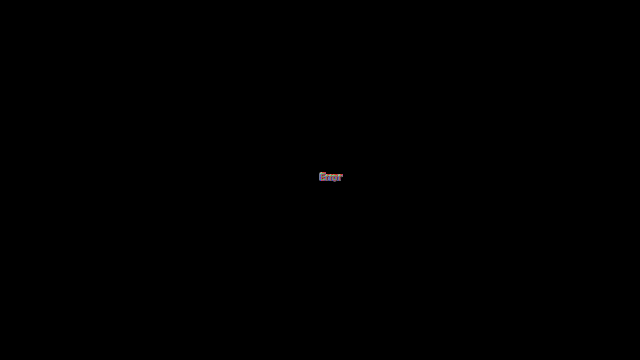
Frame 1 (no input)
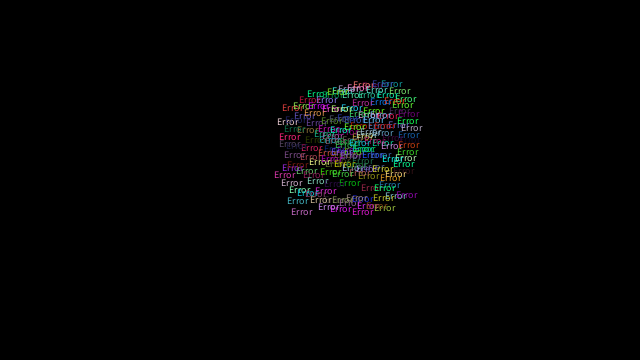
Frame 60 (the mouse pressed at the canvas centre just before this capture)
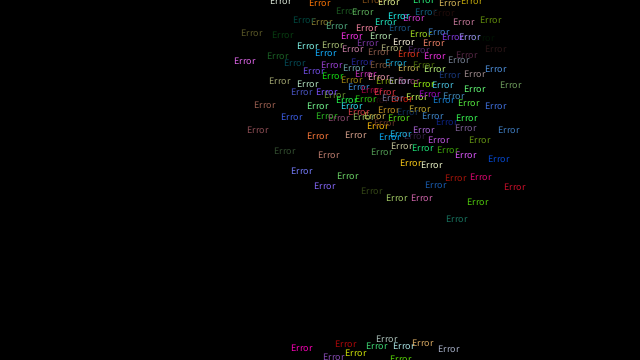
Frame 120 (the mouse held since frame 60 and released just before this capture)

The Processing sketch that drew these frames (run headless with seeded random() and noise(); from frame 60 on, the mouse is pressed at the canvas centre):

// Processing sketch: processing_86639
// ── processing_86639.pde

/**
 * Flocking 
 * by Daniel Shiffman.  
 * + Errors
 * by ErrorbyErrors
 
 * An implementation of Craig Reynold's Boids program to simulate
 * the flocking behavior of birds. Each boid steers itself based on 
 * rules of avoidance, alignment, and coherence.
 * 
 * Click the mouse to add a new boid.
 */

Flock flock;

void setup() {
  size(640, 360);
      textSize(10);
  flock = new Flock();
  // Add an initial set of boids into the system
  for (int i = 0; i < 150; i++) {
    flock.addBoid(new Boid(width/2,height/2));
  }
}

void draw() {
  background(0);
  flock.run();
}

// Add a new boid into the System
void mousePressed() {
  flock.addBoid(new Boid(mouseX,mouseY));
}
// The Boid class

class Boid {

  PVector location;
  PVector velocity;
  PVector acceleration;
  float r;
  float maxforce;    // Maximum steering force
  float maxspeed;    // Maximum speed

  Boid(float x, float y) {
    acceleration = new PVector(0,0);
    velocity = new PVector(random(-1,1),random(-1,1));
    location = new PVector(x,y);
    r = 2.0;
    maxspeed = 2;
    maxforce = 0.03;
  }

  void run(ArrayList<Boid> boids) {
    flock(boids);
    update();
    borders();
    render();
  }

  void applyForce(PVector force) {
    // We could add mass here if we want A = F / M
    acceleration.add(force);
  }

  // We accumulate a new acceleration each time based on three rules
  void flock(ArrayList<Boid> boids) {
    PVector sep = separate(boids);   // Separation
    PVector ali = align(boids);      // Alignment
    PVector coh = cohesion(boids);   // Cohesion
    // Arbitrarily weight these forces
    sep.mult(1.5);
    ali.mult(1.0);
    coh.mult(1.0);
    // Add the force vectors to acceleration
    applyForce(sep);
    applyForce(ali);
    applyForce(coh);
  }

  // Method to update location
  void update() {
    // Update velocity
    velocity.add(acceleration);
    // Limit speed
    velocity.limit(maxspeed);
    location.add(velocity);
    // Reset accelertion to 0 each cycle
    acceleration.mult(0);
  }

  // A method that calculates and applies a steering force towards a target
  // STEER = DESIRED MINUS VELOCITY
  PVector seek(PVector target) {
    PVector desired = PVector.sub(target,location);  // A vector pointing from the location to the target
    // Normalize desired and scale to maximum speed
    desired.normalize();
    desired.mult(maxspeed);
    // Steering = Desired minus Velocity
    PVector steer = PVector.sub(desired,velocity);
    steer.limit(maxforce);  // Limit to maximum steering force
    return steer;
  }
  
  void render() {
    fill(random(255), random(255), random(255));
    text("Error", location.x, location.y);
  }

  // Wraparound
  void borders() {
    if (location.x < -r) location.x = width+r;
    if (location.y < -r) location.y = height+r;
    if (location.x > width+r) location.x = -r;
    if (location.y > height+r) location.y = -r;
  }

  // Separation
  // Method checks for nearby boids and steers away
  PVector separate (ArrayList<Boid> boids) {
    float desiredseparation = 25.0f;
    PVector steer = new PVector(0,0,0);
    int count = 0;
    // For every boid in the system, check if it's too close
    for (Boid other : boids) {
      float d = PVector.dist(location,other.location);
      // If the distance is greater than 0 and less than an arbitrary amount (0 when you are yourself)
      if ((d > 0) && (d < desiredseparation)) {
        // Calculate vector pointing away from neighbor
        PVector diff = PVector.sub(location,other.location);
        diff.normalize();
        diff.div(d);        // Weight by distance
        steer.add(diff);
        count++;            // Keep track of how many
      }
    }
    // Average -- divide by how many
    if (count > 0) {
      steer.div((float)count);
    }

    // As long as the vector is greater than 0
    if (steer.mag() > 0) {
      // Implement Reynolds: Steering = Desired - Velocity
      steer.normalize();
      steer.mult(maxspeed);
      steer.sub(velocity);
      steer.limit(maxforce);
    }
    return steer;
  }

  // Alignment
  // For every nearby boid in the system, calculate the average velocity
  PVector align (ArrayList<Boid> boids) {
    float neighbordist = 50;
    PVector sum = new PVector(0,0);
    int count = 0;
    for (Boid other : boids) {
      float d = PVector.dist(location,other.location);
      if ((d > 0) && (d < neighbordist)) {
        sum.add(other.velocity);
        count++;
      }
    }
    if (count > 0) {
      sum.div((float)count);
      sum.normalize();
      sum.mult(maxspeed);
      PVector steer = PVector.sub(sum,velocity);
      steer.limit(maxforce);
      return steer;
    } else {
      return new PVector(0,0);
    }
  }

  // Cohesion
  // For the average location (i.e. center) of all nearby boids, calculate steering vector towards that location
  PVector cohesion (ArrayList<Boid> boids) {
    float neighbordist = 50;
    PVector sum = new PVector(0,0);   // Start with empty vector to accumulate all locations
    int count = 0;
    for (Boid other : boids) {
      float d = PVector.dist(location,other.location);
      if ((d > 0) && (d < neighbordist)) {
        sum.add(other.location); // Add location
        count++;
      }
    }
    if (count > 0) {
      sum.div(count);
      return seek(sum);  // Steer towards the location
    } else {
      return new PVector(0,0);
    }
  }
}


// The Flock (a list of Boid objects)

class Flock {
  ArrayList<Boid> boids; // An ArrayList for all the boids

  Flock() {
    boids = new ArrayList<Boid>(); // Initialize the ArrayList
  }

  void run() {
    for (Boid b : boids) {
      b.run(boids);  // Passing the entire list of boids to each boid individually
    }
  }

  void addBoid(Boid b) {
    boids.add(b);
  }

}
